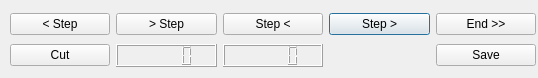
<?xml version="1.0" encoding="UTF-8"?>
<ui version="4.0">
 <class>CutterDialog_class</class>
 <widget class="QDialog" name="CutterDialog_class">
  <property name="geometry">
   <rect>
    <x>0</x>
    <y>0</y>
    <width>538</width>
    <height>78</height>
   </rect>
  </property>
  <property name="windowTitle">
   <string>Cut Desk</string>
  </property>
  <widget class="QWidget" name="gridLayoutWidget">
   <property name="geometry">
    <rect>
     <x>10</x>
     <y>10</y>
     <width>526</width>
     <height>60</height>
    </rect>
   </property>
   <layout class="QGridLayout" name="gridLayout">
    <item row="0" column="4">
     <widget class="QPushButton" name="pb_back_right">
      <property name="text">
       <string>Step &gt;</string>
      </property>
     </widget>
    </item>
    <item row="0" column="2">
     <widget class="QPushButton" name="pb_front_right">
      <property name="text">
       <string>&gt; Step</string>
      </property>
     </widget>
    </item>
    <item row="0" column="3">
     <widget class="QPushButton" name="pB_back_left">
      <property name="text">
       <string>Step &lt;</string>
      </property>
     </widget>
    </item>
    <item row="0" column="0">
     <widget class="QPushButton" name="pb_front_left">
      <property name="text">
       <string>&lt; Step</string>
      </property>
     </widget>
    </item>
    <item row="1" column="0">
     <widget class="QPushButton" name="pB_Cut">
      <property name="text">
       <string>Cut</string>
      </property>
     </widget>
    </item>
    <item row="0" column="5">
     <widget class="QPushButton" name="pB_goto_end">
      <property name="text">
       <string>End &gt;&gt;</string>
      </property>
     </widget>
    </item>
    <item row="1" column="5">
     <widget class="QPushButton" name="pB_Save">
      <property name="text">
       <string>Save</string>
      </property>
     </widget>
    </item>
    <item row="1" column="2">
     <widget class="QLCDNumber" name="lcdNumber"/>
    </item>
    <item row="1" column="3">
     <widget class="QLCDNumber" name="lcdNumber_2"/>
    </item>
   </layout>
  </widget>
 </widget>
 <resources/>
 <connections/>
</ui>
